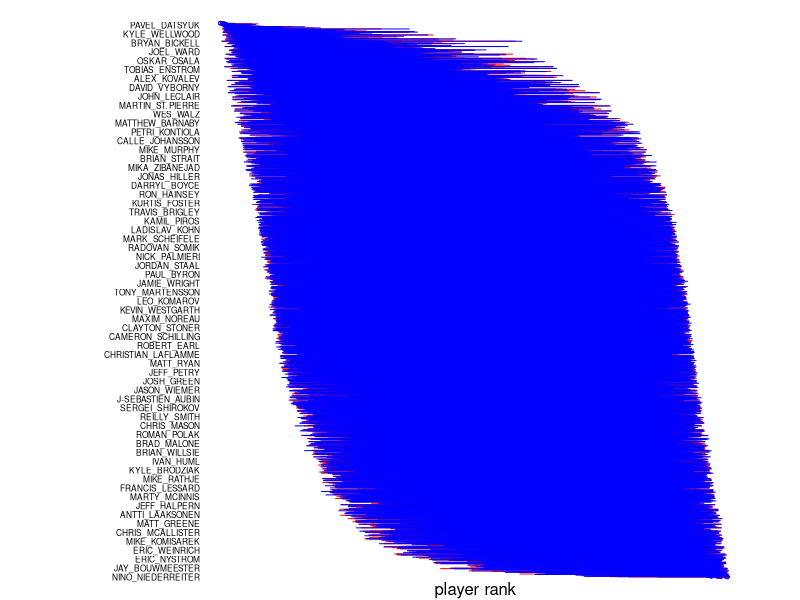

Generate this figure with R:
rs <- read.csv("../results/logistic_pranks_betas_20130702.csv")

n <- nrow(rs)

pdf("brank.pdf", height=200)
xrange <- range(rs[,-(1:3)])
par(mai=c(0.01,2,0.01,0.5), mgp=c(-1,0,0))
plot(rs$TPmed, ((n:1)+0.1), axes=FALSE, col="red", 
	 ylab="", cex=0.5, xlim=xrange, xlab="player rank")
segments(rs$TPq10, ((n:1)+0.1), rs$TPq90, ((n:1)+0.1), col="red")
points(rs$Pmed, ((n:1)-0.1), col="blue", cex=0.5)
segments(rs$Pq10, ((n:1)-0.1), rs$Pq90, ((n:1)-0.1), col="blue")
axis(2, at=(n:1), labels=rs$Player, tick=FALSE, las=2, cex.axis=0.5)
dev.off()
